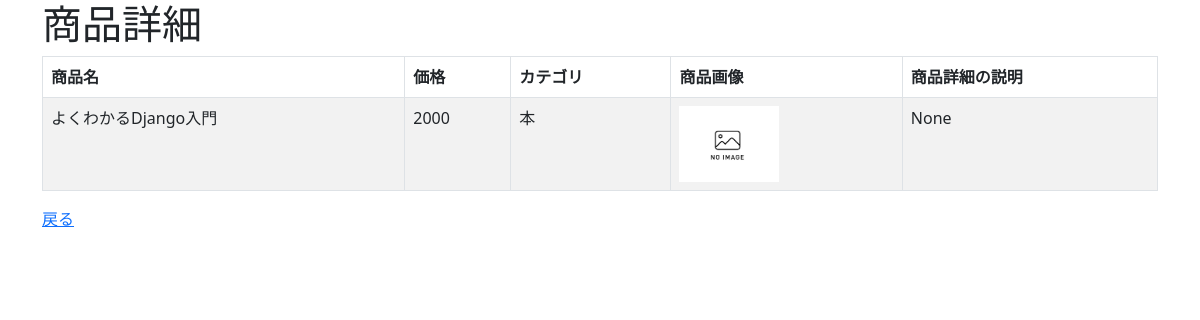
The app's page /crud/detail/1 with its own data.
### crud/models.py (models this page shows, shortened)
class Product(models.Model):
    name = models.CharField(max_length=200)
    price = models.PositiveIntegerField()
    category = models.ForeignKey(Category, on_delete=models.CASCADE)
    img = models.ImageField(blank=True, default='noImage.png')
    detail = models.TextField(blank=True, null=True)

class Category(models.Model):
    name = models.CharField(max_length=200)
    def __str__(self):
        return self.name

### crud/views.py (the view)
# urls.py: path('crud/detail/<int:pk>', views.ProductDetailView.as_view(), name='detail'),
class ProductDetailView(DetailView):
    model = Product

### crud/templates/crud/product_detail.html (shortened to what this page needs)
{% extends 'base.html' %}
{% block content %}
<h1>商品詳細</h1>
<table class="table table-striped table-hover table-bordered">
    <thead>
        <tr>
            <th>商品名</th>
            <th>価格</th>
            <th>カテゴリ</th>
            <th>商品画像</th>
            <th>商品詳細の説明</th>
        </tr>
    </thead>
    <tr>
        <td>{{ object.name }}</td>
        <td>{{ object.price }}</td>
        <td>{{ object.category }}</td>
        <td><img src="{{ object.img.url }}" style="width: 100px; height: auto;" alt="no-image"></td>
        <td>{{ object.detail }}</td>
    </tr>
</table>
<a href="{% url 'list' %}">戻る</a>
{% endblock %}

### records on screen
Product: name "よくわかるDjango入門", price "2000", category "本", img (placeholder picture), detail "None"
